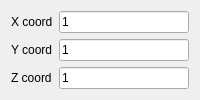
           <widget class="QWidget" name="page_Plane">
            <layout class="QGridLayout" name="gridLayout_2">
             <item row="0" column="0">
              <layout class="QFormLayout" name="formLayout_2">
               <item row="0" column="0">
                <widget class="QLabel" name="planeXLable">
                 <property name="text">
                  <string>X coord</string>
                 </property>
                </widget>
               </item>
               <item row="0" column="1">
                <widget class="QLineEdit" name="planeXEdit">
                 <property name="sizePolicy">
                  <sizepolicy hsizetype="Expanding" vsizetype="Fixed">
                   <horstretch>0</horstretch>
                   <verstretch>0</verstretch>
                  </sizepolicy>
                 </property>
                 <property name="text">
                  <string>1</string>
                 </property>
                 <property name="placeholderText">
                  <string>positive real number</string>
                 </property>
                </widget>
               </item>
               <item row="1" column="0">
                <widget class="QLabel" name="planeYLable">
                 <property name="text">
                  <string>Y coord</string>
                 </property>
                </widget>
               </item>
               <item row="1" column="1">
                <widget class="QLineEdit" name="planeYEdit">
                 <property name="sizePolicy">
                  <sizepolicy hsizetype="Expanding" vsizetype="Fixed">
                   <horstretch>0</horstretch>
                   <verstretch>0</verstretch>
                  </sizepolicy>
                 </property>
                 <property name="text">
                  <string>1</string>
                 </property>
                 <property name="placeholderText">
                  <string>positive real number</string>
                 </property>
                </widget>
               </item>
               <item row="2" column="0">
                <widget class="QLabel" name="planeZLabel">
                 <property name="text">
                  <string>Z coord</string>
                 </property>
                </widget>
               </item>
               <item row="2" column="1">
                <widget class="QLineEdit" name="planeZEdit">
                 <property name="sizePolicy">
                  <sizepolicy hsizetype="Expanding" vsizetype="Fixed">
                   <horstretch>0</horstretch>
                   <verstretch>0</verstretch>
                  </sizepolicy>
                 </property>
                 <property name="text">
                  <string>1</string>
                 </property>
                 <property name="placeholderText">
                  <string>positive real number</string>
                 </property>
                </widget>
               </item>
              </layout>
             </item>
            </layout>
           </widget>
